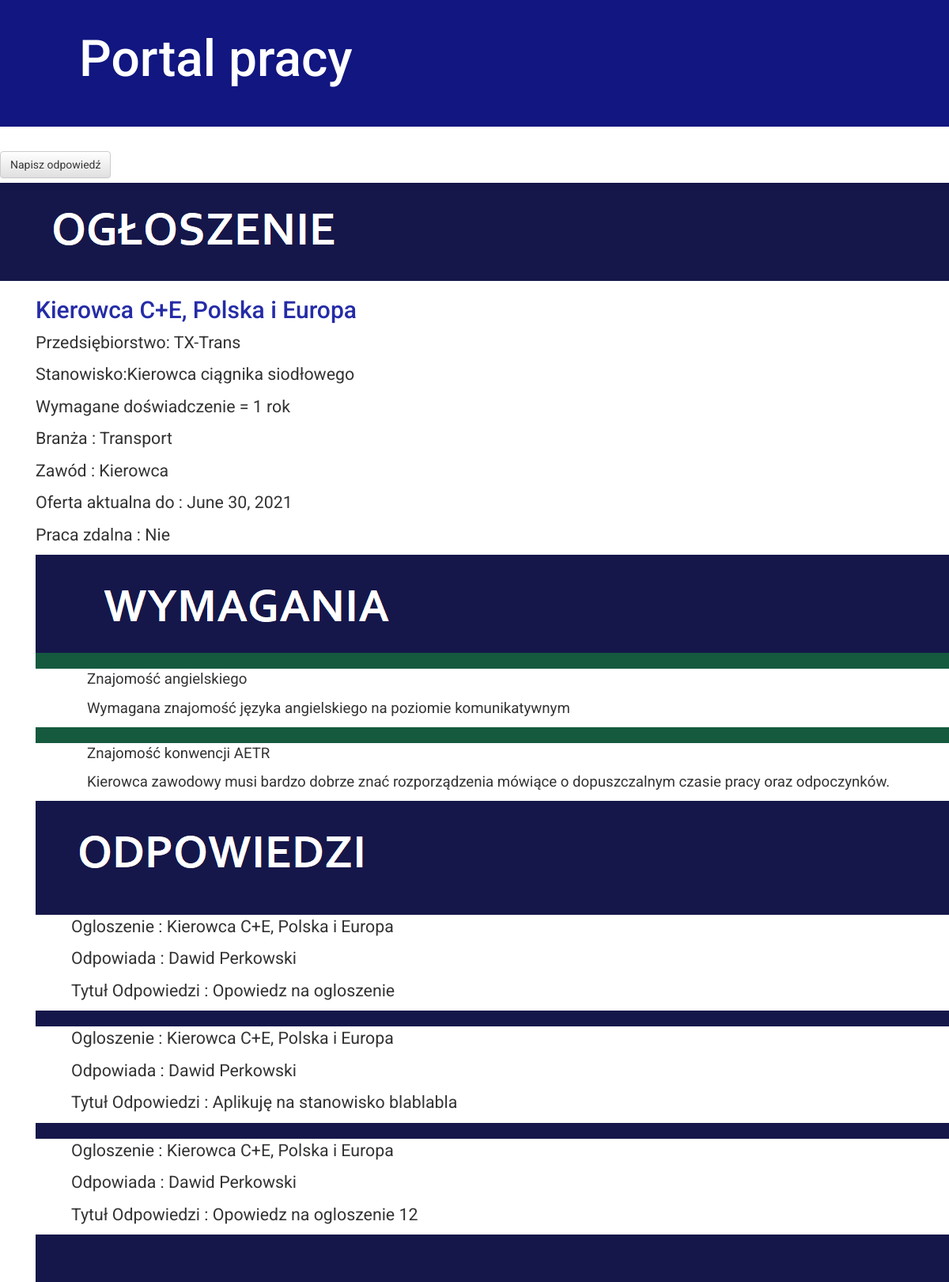
/szczegoly_ogloszenia/1, run on the app's committed database.
### mainapp/models.py (models this page shows, shortened)
class Ogloszenie(models.Model):
    verbose_name_plural = "Ogloszenia"
    przedsiebiorstwo = models.ForeignKey(Przedsiebiorstwo, on_delete = models.CASCADE)
    nazwa = models.CharField(max_length = 30)
    stanowisko = models.CharField(max_length = 30)
    staz = models.CharField(max_length = 30)
    branza = models.CharField(max_length = 30)
    zawod = models.CharField(max_length = 30)
    do_kiedy_aktualna = models.DateField()
    praca_zdalna = models.BooleanField()

class Przedsiebiorstwo(models.Model):
    verbose_name_plural = "Przedsiebiorstwa"
    nazwa = models.CharField(max_length = 100)
    adres = models.CharField(max_length = 100)
    opis = models.CharField(max_length = 100)

class Wymaganie(models.Model):
    verbose_name_plural = "Wymagania"
    ogloszenie = models.ForeignKey(Ogloszenie, on_delete = models.CASCADE)
    nazwa = models.CharField(max_length = 30)
    opis_wymagania = models.CharField(max_length = 500)

class OdpowiedzNaOgloszenie(models.Model):
    verbose_name_plural = "Odpowiedzi na ogloszenie"
    uzytkownik = models.ForeignKey(Uzytkownik, on_delete = models.CASCADE, null = True)
    ogloszenie = models.ForeignKey(Ogloszenie, on_delete = models.CASCADE)
    tytul = models.CharField(max_length = 50, default = "Opowiedz na ogloszenie")

class Uzytkownik(models.Model):
    verbose_name_plural = "Uzytkownicy"
    login = models.CharField(max_length = 30, unique = True)
    password = models.CharField(max_length = 30)
    imie = models.CharField(max_length = 30)
    nazwisko = models.CharField(max_length = 30)
    adres = models.CharField(max_length = 30)

### mainapp/views.py (the view)
# urls.py: path('szczegoly_ogloszenia/<int:pk>' , views.szczegoly_ogloszenia , name = 'szczegoly_ogloszenia'),
def szczegoly_ogloszenia(request, pk):
    listaOgloszen = Ogloszenie.objects.all()
    listaWymagan = Wymaganie.objects.all()
    danePracodawcy = Przedsiebiorstwo.objects.all()
    listaOdpowiedzi = OdpowiedzNaOgloszenie.objects.all()
    szczegoly_ogloszenia = get_object_or_404(Ogloszenie, pk=pk)
    return render(request, 'szczegoly_ogloszenia.html' , {
        'listaOgloszen' : listaOgloszen,
        'listaWymagan' : listaWymagan,
        'danePracodawcy' : danePracodawcy,
        'listaOdpowiedzi' : listaOdpowiedzi,
        'szczegoly_ogloszenia' : szczegoly_ogloszenia
        }
    )

### mainapp/templates/szczegoly_ogloszenia.html (shortened to what this page needs)
{% extends "home.html" %}
{% load static %}
{% block body_content %}
        <div class = "plus">
            <a href="{% url 'odpowiedz_ogloszenie' pk=szczegoly_ogloszenia.pk %}" class="top-menu"><button type="add" class="add btn btn-default">Napisz odpowiedź</button></a>
        </div>
        <div class="ogloszenieSeparator">
            <img src="/static/images/Ogloszenie.png">
        </div>
        <div class = "bodyOgloszenie" >
            <h2><a href="">{{ szczegoly_ogloszenia.nazwa }}</a></h2>
            <p>Przedsiębiorstwo: {{ szczegoly_ogloszenia.przedsiebiorstwo.nazwa }}</p>
            <p>Stanowisko:{{ szczegoly_ogloszenia.stanowisko }}</p>
            <p>Wymagane doświadczenie = {{ szczegoly_ogloszenia.staz }}</p>
            <p>Branża : {{ szczegoly_ogloszenia.branza }}</p>
            <p>Zawód : {{ szczegoly_ogloszenia.zawod }}</p>
            <p>Oferta aktualna do : {{ szczegoly_ogloszenia.do_kiedy_aktualna }}</p>
            {% if ogloszenie.praca_zdalna %}
                <p>Praca zdalna : Tak</p>
            {% else %}
                <p>Praca zdalna : Nie</p>
            {% endif %}
        <div class="ogloszenieSeparator">
            <img src="/static/images/Wymagania.png">
        </div>
        {% for wymaganie in listaWymagan %}
            {% if wymaganie.ogloszenie.id == szczegoly_ogloszenia.id %}
                <div class="wymaganieSeparator">
                </div>
                <div class = "bodyWymaganie" >
                    <p>{{ wymaganie.nazwa }}</p>
                    <p> {{ wymaganie.opis_wymagania }}</p>
                </div>
            {% endif %}
        {% endfor %}
        <div class="ogloszenieSeparator">
            <img src="/static/images/Odpowiedzi.png">
        </div>
        {% for odpowiedz in listaOdpowiedzi %}
                <div class="ogloszenieSeparator">
                </div>
                {% if szczegoly_ogloszenia.nazwa == odpowiedz.ogloszenie.nazwa %}
                    <div class = "bodyOgloszenie" >
                        <p>Ogloszenie : {{ odpowiedz.ogloszenie.nazwa }}</p>
                        <p>Odpowiada : {{ odpowiedz.uzytkownik.imie }} {{ odpowiedz.uzytkownik.nazwisko }}</p>
                        <p>Tytuł Odpowiedzi : {{ odpowiedz.tytul }}</p>
                    </div>
                {% endif %}
        {% endfor %}
    {% endblock body_content %}

### mainapp/templates/home.html (shortened to what this page needs)
{% load static %}
<!DOCTYPE html>
    <html>
        <head>
        {% block head_block %}
            <link rel="stylesheet" href="//maxcdn.bootstrapcdn.com/bootstrap/3.2.0/css/bootstrap.min.css">
            <link rel="stylesheet" href="//maxcdn.bootstrapcdn.com/bootstrap/3.2.0/css/bootstrap-theme.min.css">
            <link rel="stylesheet" href="{% static 'css/mainapp.css' %}">
        {% endblock head_block %}
        </head>
        <body>
            <div class = "page-header">
                <h1><a href="/">Portal pracy</a></h1>
            </div>
            <div class = "tekst_powitalny">
                {% block body_content %}{% endblock %}
            </div>
        </body>
    </html>

### static/css/mainapp.css (style rules this page uses)
.page-header { background-color: #111680; margin-top: 0; padding: 20px 20px 40px 100px; }
.page-header h1, .page-header h1 a, .page-header h1 a:visited, .page-header h1 a:active { color: #ffffff; font-size: 48pt; text-decoration: none; }
h1 a, h2 a { color: #252CA7; }
body { font-family: 'Roboto'; }
.ogloszenieSeparator { font-size: 12pt; background-color: #15174A; margin-top: 0; padding: 5px 5px 5px 5px; }
.wymaganieSeparator { font-size: 12pt; background-color: #155A3F; margin-top: 0; padding: 5px 5px 5px 5px; }
.bodyOgloszenie { padding-left: 45px; font-size: 16pt; }
.bodyWymaganie { padding-left: 65px; font-size: 14pt; }
.tekst_powitalny { font-size: 26pt; }

### data on the page
Ogloszenie: nazwa "Kierowca C+E, Polska i Europa", przedsiebiorstwo.nazwa "TX-Trans", stanowisko "Kierowca ciągnika siodłowego", staz "1 rok", branza "Transport", zawod "Kierowca", do_kiedy_aktualna "June 30, 2021"
Wymaganie: nazwa "Znajomość angielskiego", opis_wymagania "Wymagana znajomość języka angielskiego na poziomie komunikatywnym"
Wymaganie: nazwa "Znajomość konwencji AETR", opis_wymagania "Kierowca zawodowy musi bardzo dobrze znać rozporządzenia mówiące o dopuszczalnym czasie pracy oraz odpoczynków."
OdpowiedzNaOgloszenie: ogloszenie.nazwa "Kierowca C+E, Polska i Europa", uzytkownik.imie "Dawid", uzytkownik.nazwisko "Perkowski", tytul "Opowiedz na ogloszenie"
OdpowiedzNaOgloszenie: ogloszenie.nazwa "Kierowca C+E, Polska i Europa", uzytkownik.imie "Dawid", uzytkownik.nazwisko "Perkowski", tytul "Aplikuję na stanowisko blablabla"
OdpowiedzNaOgloszenie: ogloszenie.nazwa "Kierowca C+E, Polska i Europa", uzytkownik.imie "Dawid", uzytkownik.nazwisko "Perkowski", tytul "Opowiedz na ogloszenie 12"
